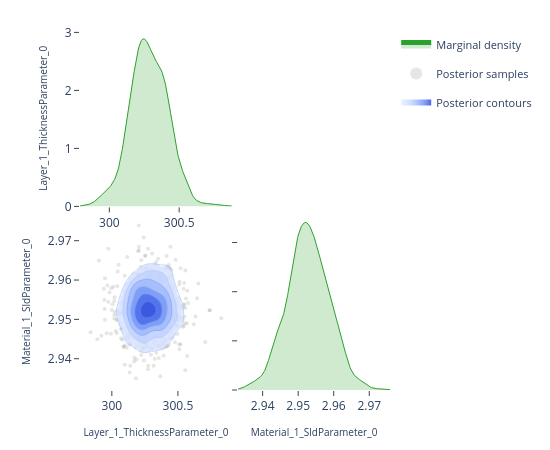

Notebook source saved alongside this figure:
### Code cell
# ---- Pairwise focus: thickness vs SLD ---------------------------------------
# A 2-parameter corner plot zooms in on the joint posterior for a specific
# pair.  This is the same view the EasyReflectometryApp's "2D Heatmap"
# sub-tab uses to inspect parameter degeneracies.


params_of_interest = ['Layer_1_ThicknessParameter_0', 'Material_1_SldParameter_0']
idx = [posterior.param_names.index(p) for p in params_of_interest]
subset_draws = np.asarray(posterior.draws)[:, idx]

fig = plot_corner(subset_draws, params_of_interest)
fig.show()

### Figure 1 — Plotly figure (JSON) as saved in the notebook; plotly's stock layout.template omitted (floating-point values rounded to 4 significant figures; data arrays with more than 128 entries replaced by an {"elided": "..."} marker saying what was removed)
{"data": [{"fill": "tozeroy", "fillcolor": "rgba(44, 160, 44, 0.22)", "hoverinfo": "skip", "legendgroup": "marginal", "line": {"color": "rgb(44, 160, 44)", "width": 1}, "mode": "lines", "name": "Marginal density", "showlegend": true, "type": "scatter", "x": {"elided": "256 float values"}, "xaxis": "x", "y": {"elided": "256 float values"}, "yaxis": "y"}, {"hoverinfo": "skip", "legendgroup": "scatter", "marker": {"color": "rgba(140, 140, 140, 0.22)", "size": 4}, "mode": "markers", "name": "Posterior samples", "showlegend": true, "type": "scatter", "x": {"elided": "720 float values"}, "xaxis": "x3", "y": {"elided": "720 float values"}, "yaxis": "y3", "zorder": 0}, {"colorscale": [[0.0, "rgba(224, 233, 255, 0.62)"], [0.35, "rgba(183, 203, 255, 0.70)"], [0.6, "rgba(138, 169, 252, 0.78)"], [0.82, "rgba(96, 131, 242, 0.84)"], [1.0, "rgba(58, 86, 224, 0.90)"]], "connectgaps": false, "contours": {"coloring": "fill", "end": 174.5, "showlabels": false, "showlines": false, "size": 27.56, "start": 36.75}, "hoverinfo": "skip", "legendgroup": "contour", "name": "Posterior contours", "showlegend": true, "showscale": false, "type": "contour", "x": [299.8, 299.8, 299.8, 299.8, 299.8, 299.9, 299.9, 299.9, 299.9, 299.9, 299.9, 299.9, 300.0, 300.0, 300.0, 300.0, 300.0, 300.0, 300.0, 300.1, 300.1, 300.1, 300.1, 300.1, 300.1, 300.1, 300.1, 300.2, 300.2, 300.2, 300.2, 300.2, 300.2, 300.2, 300.3, 300.3, 300.3, 300.3, 300.3, 300.3, 300.3, 300.4, 300.4, 300.4, 300.4, 300.4, 300.4, 300.4, 300.5, 300.5, 300.5, 300.5, 300.5, 300.5, 300.5, 300.5, 300.6, 300.6, 300.6, 300.6, 300.6, 300.6, 300.6, 300.7, 300.7, 300.7, 300.7, 300.7, 300.7, 300.7, 300.8, 300.8, 300.8, 300.8, 300.8, 300.8, 300.8, 300.9, 300.9, 300.9], "xaxis": "x3", "y": [2.933, 2.934, 2.934, 2.935, 2.935, 2.936, 2.936, 2.937, 2.937, 2.938, 2.939, 2.939, 2.94, 2.94, 2.941, 2.941, 2.942, 2.942, 2.943, 2.943, 2.944, 2.944, 2.945, 2.946, 2.946, 2.947, 2.947, 2.948, 2.948, 2.949, 2.949, 2.95, 2.95, 2.951, 2.951, 2.952, 2.953, 2.953, 2.954, 2.954, 2.955, 2.955, 2.956, 2.956, 2.957, 2.957, 2.958, 2.959, 2.959, 2.96, 2.96, 2.961, 2.961, 2.962, 2.962, 2.963, 2.963, 2.964, 2.964, 2.965, 2.966, 2.966, 2.967, 2.967, 2.968, 2.968, 2.969, 2.969, 2.97, 2.97, 2.971, 2.972, 2.972, 2.973, 2.973, 2.974, 2.974, 2.975, 2.975, 2.976], "yaxis": "y3", "z": {"elided": "80x80 float values"}, "zmax": 174.5, "zmin": 36.75, "zorder": 1}, {"colorscale": [[0.0, "rgba(183, 203, 255, 0.94)"], [0.35, "rgba(183, 203, 255, 0.94)"], [0.35, "rgba(138, 169, 252, 0.95)"], [0.6, "rgba(138, 169, 252, 0.95)"], [0.6, "rgba(96, 131, 242, 0.96)"], [0.82, "rgba(96, 131, 242, 0.96)"], [0.82, "rgba(58, 86, 224, 0.98)"], [1.0, "rgba(58, 86, 224, 0.98)"]], "contours": {"coloring": "lines", "end": 174.5, "showlabels": false, "size": 27.56, "start": 36.75}, "hoverinfo": "skip", "legendgroup": "contour", "line": {"width": 0.9}, "showlegend": false, "showscale": false, "type": "contour", "x": [299.8, 299.8, 299.8, 299.8, 299.8, 299.9, 299.9, 299.9, 299.9, 299.9, 299.9, 299.9, 300.0, 300.0, 300.0, 300.0, 300.0, 300.0, 300.0, 300.1, 300.1, 300.1, 300.1, 300.1, 300.1, 300.1, 300.1, 300.2, 300.2, 300.2, 300.2, 300.2, 300.2, 300.2, 300.3, 300.3, 300.3, 300.3, 300.3, 300.3, 300.3, 300.4, 300.4, 300.4, 300.4, 300.4, 300.4, 300.4, 300.5, 300.5, 300.5, 300.5, 300.5, 300.5, 300.5, 300.5, 300.6, 300.6, 300.6, 300.6, 300.6, 300.6, 300.6, 300.7, 300.7, 300.7, 300.7, 300.7, 300.7, 300.7, 300.8, 300.8, 300.8, 300.8, 300.8, 300.8, 300.8, 300.9, 300.9, 300.9], "xaxis": "x3", "y": [2.933, 2.934, 2.934, 2.935, 2.935, 2.936, 2.936, 2.937, 2.937, 2.938, 2.939, 2.939, 2.94, 2.94, 2.941, 2.941, 2.942, 2.942, 2.943, 2.943, 2.944, 2.944, 2.945, 2.946, 2.946, 2.947, 2.947, 2.948, 2.948, 2.949, 2.949, 2.95, 2.95, 2.951, 2.951, 2.952, 2.953, 2.953, 2.954, 2.954, 2.955, 2.955, 2.956, 2.956, 2.957, 2.957, 2.958, 2.959, 2.959, 2.96, 2.96, 2.961, 2.961, 2.962, 2.962, 2.963, 2.963, 2.964, 2.964, 2.965, 2.966, 2.966, 2.967, 2.967, 2.968, 2.968, 2.969, 2.969, 2.97, 2.97, 2.971, 2.972, 2.972, 2.973, 2.973, 2.974, 2.974, 2.975, 2.975, 2.976], "yaxis": "y3", "z": {"elided": "80x80 float values"}, "zmax": 174.5, "zmin": 36.75, "zorder": 2}, {"fill": "tozeroy", "fillcolor": "rgba(44, 160, 44, 0.22)", "hoverinfo": "skip", "legendgroup": "marginal", "line": {"color": "rgb(44, 160, 44)", "width": 1}, "mode": "lines", "name": "Marginal density", "showlegend": false, "type": "scatter", "x": {"elided": "256 float values"}, "xaxis": "x4", "y": {"elided": "256 float values"}, "yaxis": "y4"}], "layout": {"height": 450, "legend": {"font": {"size": 11}, "itemsizing": "constant", "orientation": "v", "x": 1.02, "xanchor": "left", "y": 1.0, "yanchor": "top"}, "margin": {"b": 60, "l": 80, "r": 160, "t": 30}, "plot_bgcolor": "white", "showlegend": true, "width": 550, "xaxis": {"anchor": "y", "domain": [0.0, 0.49], "showgrid": false, "ticks": "outside", "zeroline": false}, "xaxis2": {"anchor": "y2", "domain": [0.51, 1.0], "showgrid": false, "ticks": "outside", "visible": false, "zeroline": false}, "xaxis3": {"anchor": "y3", "domain": [0.0, 0.49], "showgrid": false, "ticks": "outside", "title": {"font": {"size": 10}, "text": "Layer_1_ThicknessParameter_0"}, "zeroline": false}, "xaxis4": {"anchor": "y4", "domain": [0.51, 1.0], "showgrid": false, "ticks": "outside", "title": {"font": {"size": 10}, "text": "Material_1_SldParameter_0"}, "zeroline": false}, "yaxis": {"anchor": "x", "domain": [0.51, 1.0], "showgrid": false, "ticks": "outside", "title": {"font": {"size": 10}, "text": "Layer_1_ThicknessParameter_0"}, "zeroline": false}, "yaxis2": {"anchor": "x2", "domain": [0.51, 1.0], "showgrid": false, "ticks": "outside", "visible": false, "zeroline": false}, "yaxis3": {"anchor": "x3", "domain": [0.0, 0.49], "showgrid": false, "ticks": "outside", "title": {"font": {"size": 10}, "text": "Material_1_SldParameter_0"}, "zeroline": false}, "yaxis4": {"anchor": "x4", "domain": [0.0, 0.49], "showgrid": false, "showticklabels": false, "ticks": "outside", "zeroline": false}}}
